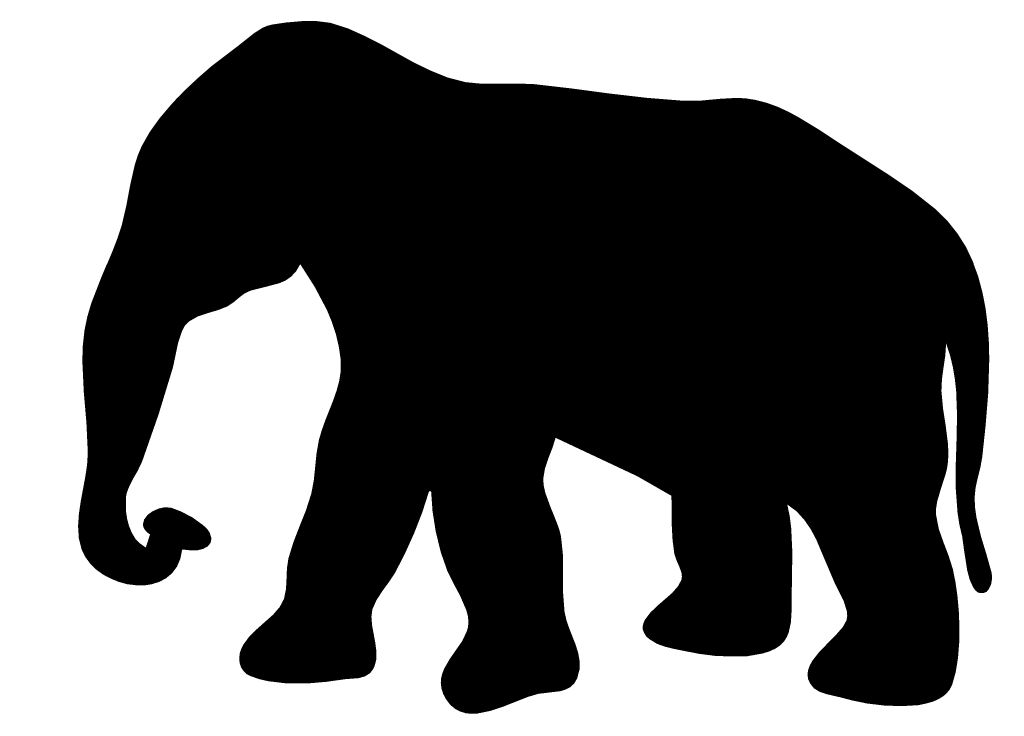
%> input picture elephant.jpg, 1024 x 736 px
$ octave genOutline.m   (GNU Octave 9; MATLAB toolbox functions it lacks are replaced by stand-ins)
%> lines starting %> are read from the running program, lines starting %| are printed output that depends on the picture; in (x1, y1, x2, y2) boxes, pixels count from 0 and x2, y2 are one past the last pixel; in counts of white or black regions, pixels touching at a corner belong together; the program's own positions count from 1
### CornerDet.m
function C = CornerDet(X)
% CornerDet detects corners of traced outlines using the SAM04 algorithm.
% The outline is assumed to constitute a discrete closed curve where each
% point is included just once.
%
%
% INPUT: X (A traced outline forming a discrete closed curve)
%
% OUTPUT: C (The indices of X that consitute corner points)
%

    n = length(X);

    % Sets the parameters of the algorithm. Increasing D and R will give the
    % same number of corners or fewer corners.
    L = 80; % Controls the scale at which corners are measured.
    R = 30; % Controls how close corners can appear.
    D = 14; % The lower bound for the corner metric. Corner candidates with
            % lower metric than this are rejected.


    % Finds corner candidates
    d = zeros(1,n);
    for i = 1:n
        if i+L <= n
            k = i+L;
            index = i+1:k-1;
        else
            k = i+L-n;
            index = [i+1:n,1:k-1];
        end

        M = X(:,k)-X(:,i);

        if M(1) == 0
            dCand = abs(X(1,index)-X(1,i));
        else
            m = M(2)/M(1);
            dCand = abs(X(2,index)-m*X(1,index)+m*X(1,i)-X(2,i))/sqrt(m^2+1);
        end

        [Y,I] = max(dCand);
        if Y > d(index(I))
            d(index(I)) = Y;
        end
    end

    % Rejects candidates which do not meet the lower metric bound D.
    index = d < D;
    d(index) = 0;
    C = 1:n;
    index = ~logical(index);
    C = C(index);


    % Rejects corners that are too close to a corner with larger metric.
    l = length(C);
    j = 1;
    while j < l
        if abs(C(j)-C(j+1)) <= R
            if d(C(j)) > d(C(j+1))
                C = C([1:j,j+2:l]);
            else
                C = C([1:j-1,j+1:l]);
            end
            l = l-1;
        else
            j = j+1;
        end
    end

    if l > 1 && abs(C(1)+n-C(end)) <=R
        if d(C(end)) > d(C(1))
            C = C(2:end);
        else
            C = C(1:end-1);
        end
    end
end

### genOutline.m
% The script genOutline generates a traced outline of a bitmap image.
% The image is assumed to consist of a single object whose outline is
% desired.

I = imread('elephant.jpg'); % Read the image file. image(I) displays the image.
%> I: size 736x1024 uint8; min 0, max 247, mean 112.2

BW = im2bw(I); % Converts the image to a black and white image. Can display
%> BW: size 736x1024 logical; 45.4% white; 1 white region, box (x1, y1, x2, y2) and area: (0, 0, 1024, 736) 342418
               % the image using imshow(BW);

BW = ~BW; % Switches black and white. Skip if your image has a black background.
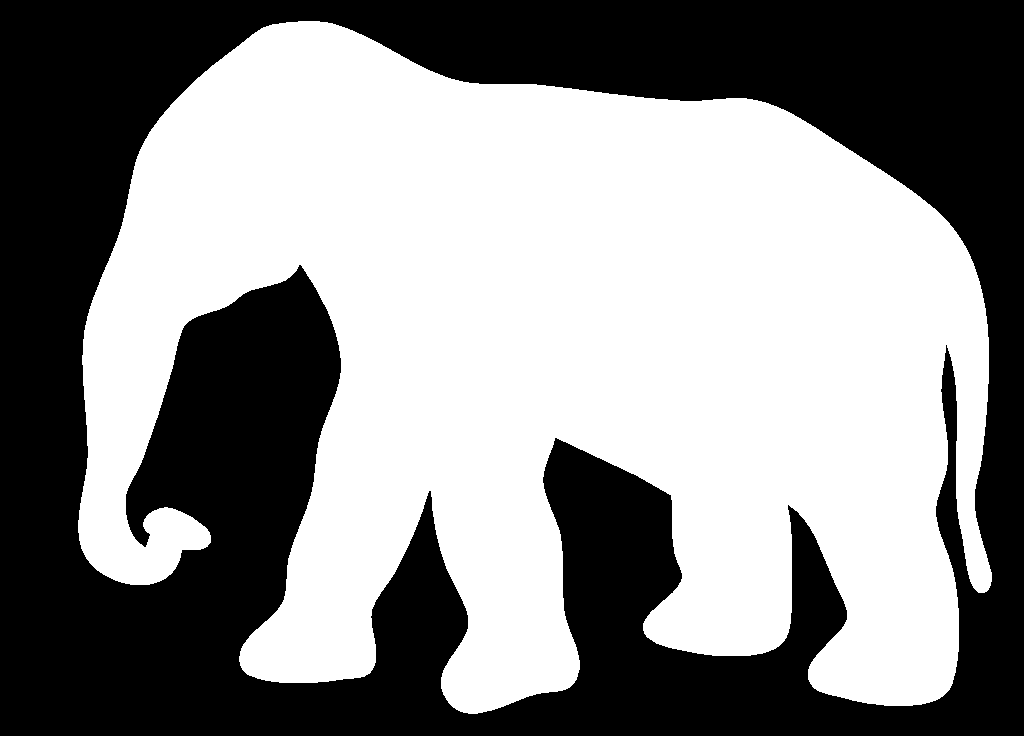
%> BW: size 736x1024 logical; 54.6% white; 1 black region, box (x1, y1, x2, y2) and area: (0, 0, 1024, 736) 342418

BW = imfill(BW,'holes'); % Fills any holes in the image.

BW1 = bwperim(BW); % Detects the perimeter/outline of the image.
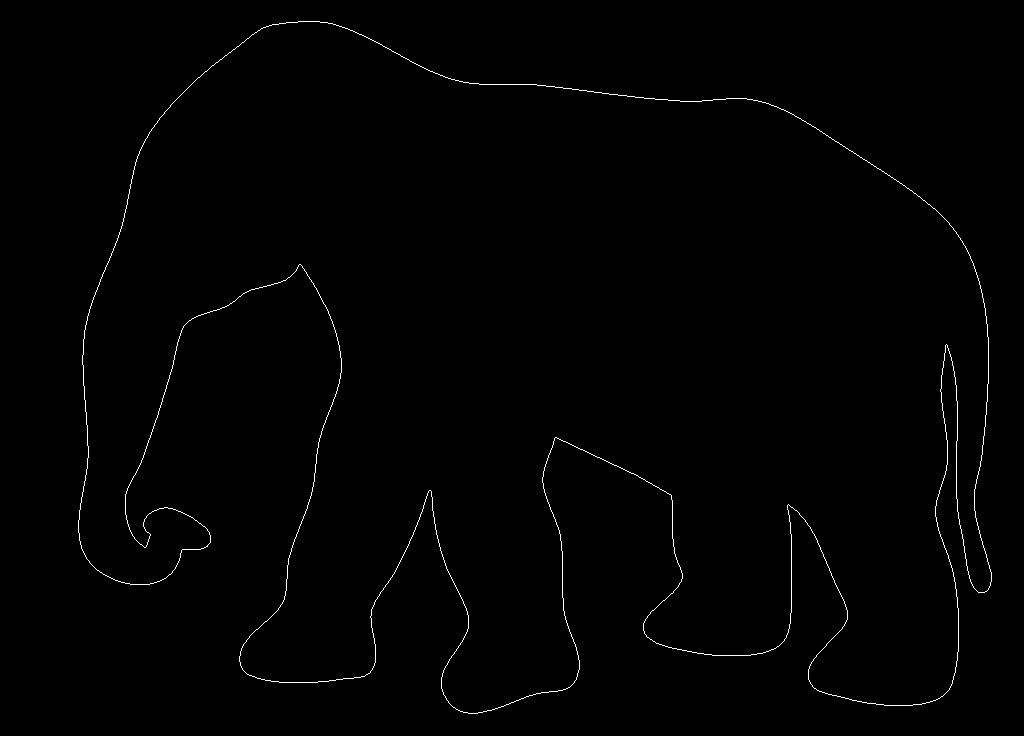
%> BW1: size 736x1024 logical; 0.66% white in thin lines or dots, all inside (x1, y1, x2, y2) = (78, 21, 992, 714)

[I,J] = find(BW1,1,'first'); % Finds the starting point for the tracing algorithm.
%> I = 521; J = 79

X = bwtraceboundary(BW1,[I,J],'W')'; % Traces the image clockwise.

% Transform from row and column coordinates to traditional x and y;
X = [X(2,:);-X(1,:)];
m = min(X(2,:));
%> m = -714
X(2,:) = X(2,:) - m;


% Check if the outline is a closed discrete curve.
if norm(X(:,1)-X(:,end),inf) < eps
    X = X(:,1:end-1); % Remove the last point so every point is included
                      % just once.
else
    error('The outline is not a closed discrete curve');
end


s = 2; % Smoothing parameter. Higher value results in more smoothing.

% Smooths the outline.
Xc = X;
for i = 1:s
X = X + Xc(:,[1+i:end,1:i]);
X = X + Xc(:,[end-(i-1):end,1:end-i]);
end
X = X/(2*s+1);

% Finds the corner indices of the image. It may be necessary to adjust the
% parameters of the algorithm to get a satisfactory result.
C = CornerDet(X);
%> in CornerDet, `n = length(X);`: n = 4945
%> the loop in CornerDet, `for i = 1:n` made 4945 passes
%> (M, m, Y, I) on passes 1 to 12: ([8.6; 80], 9.3, 2.78, 54), ([8.4; 80], 9.52, 2.82, 53), ([8.2; 80], 9.76, 2.86, 52), ([8; 80], 10, 2.89, 51), ([8; 80], 10, 2.99, 50), ([8; 80], 10, 3.08, 49), ([8; 80], 10, 3.18, 48), ([8; 80], 10, 3.28, 47), ([8; 80], 10, 3.38, 46), ([7.8; 80], 10.26, 3.4, 45), ([7.6; 80], 10.53, 3.4, 44), ([7.4; 80], 10.81, 3.41, 43)
%> (M, Y, I) on pass 41: ([0; 80], 3.4, 25)
%> after the loop in CornerDet, `for i = 1:n`: d = 4945 values, max 40.78 at index 2486, min 0 at index 1, mean 1.33; dCand = 79 values, max 2.73 at index 55, min 0.00994 at index 11, mean 1.31; index = 79 values from 1 to 79; k = 80; m = 9.09
%> in CornerDet, `index = d < D;`: index = 4945 logical values, 4733 true
%> in CornerDet, `C = 1:n;`: C = 4945 values from 1 to 4945
%> in CornerDet, `index = ~logical(index);`: index = 4945 logical values, 212 true
%> in CornerDet, `C = C(index);`: C = 212 values from 1546 to 4920
%> in CornerDet, `l = length(C);`: l = 212
%> the loop in CornerDet, `while j < l` made 211 passes
%> l on passes 1 to 12: 211, 210, 209, 208, 207, 206, 205, 204, 203, 202, 201, 200
%> after the loop in CornerDet, `while j < l`: C = 26 values from 1565 to 4908; j = 26
%> C = 26 values from 1565 to 4908


% Plots the discrete curve.
plot(X(1,[1:end,1]),X(2,[1:end,1]),'k-','LineWidth',1);
axis equal;

% Overlays the found corner points.
hold on;
plot(X(1,C),X(2,C),'r*','MarkerSize',8);
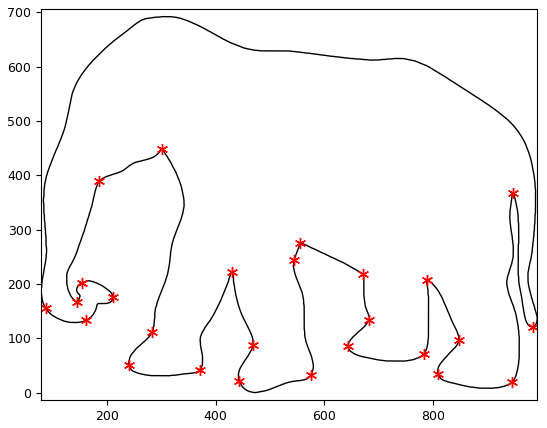
%> figure redrawn from the program's plot data
hold off;

$ run again, with butterfly.jpg copied over elephant.jpg
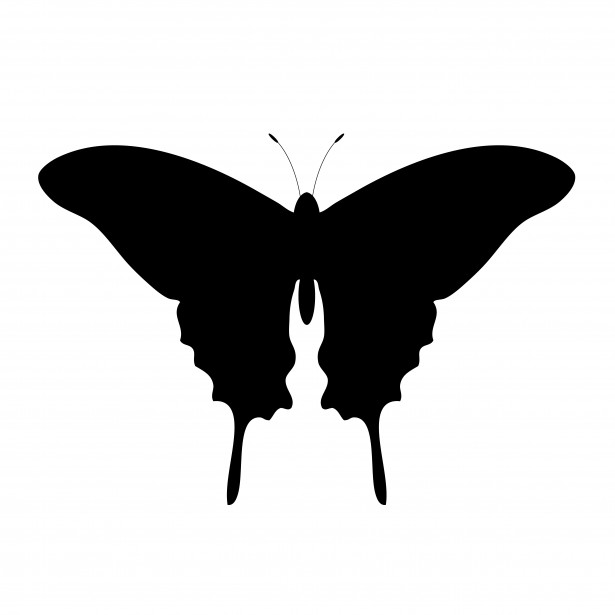
%> input picture butterfly.jpg, 615 x 615 px
%> I is the input picture: size 615x615x3 uint8; min 0, max 255, mean 200.7
%> `BW = ~BW;`:
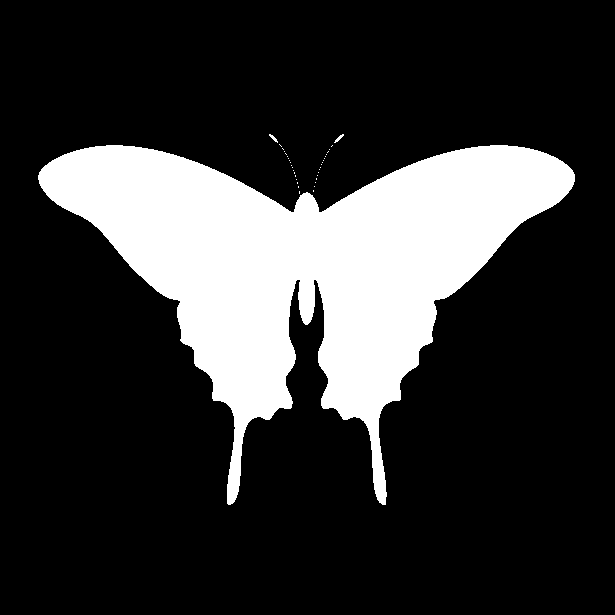
%> BW: size 615x615 logical; 21.1% white; 37 white regions (34 under 20 px), largest, box (x1, y1, x2, y2) and area: (38, 145, 575, 505) 79852, (334, 134, 344, 143) 31, (269, 134, 278, 143) 29
%> BW1: size 615x615 logical; 0.53% white in thin lines or dots, all inside (x1, y1, x2, y2) = (38, 134, 575, 505)
%> `[I,J] = find(BW1,1,'first');`: I = 176; J = 39
%> `X = bwtraceboundary(BW1,[I,J],'W')';`: X = 1935 columns, first 8: [176 175 174 173 172 171 170 169; 39 40 40 40 41 42 42 43]
%> `X = [X(2,:);-X(1,:)];`: X = 1935 columns, first 8: [39 40 40 40 41 42 42 43; -176 -175 -174 -173 -172 -171 -170 -169]
%> `m = min(X(2,:));`: m = -505
%> `X = X(:,1:end-1);`: X = 1934 columns, first 8: [39 40 40 40 41 42 42 43; 329 330 331 332 333 334 335 336]
%> Xc has the same summary as X
%> after the loop `for i = 1:s`: X = 1934 columns, first 8: [197 198 200 203 205 208 212 216; 1645 1650 1655 1660 1665 1670 1675 1680]
%> `X = X/(2*s+1);`: X = 1934 columns, first 8: [39.4 39.6 40 40.6 41 41.6 42.4 43.2; 329 330 331 332 333 334 335 336]
%> n = 1934
%> the loop in CornerDet, `for i = 1:n` made 1934 passes
%> (M, m, Y, I) on passes 1 to 8: ([76.6; 30], 0.392, 9.86, 31), ([77.4; 29], 0.375, 9.49, 30), ([78; 28], 0.359, 9.14, 29), ([78.4; 27], 0.344, 8.8, 28), ([79; 26], 0.329, 8.44, 36), ([79.4; 25], 0.315, 8.17, 35), ([79.6; 23.8], 0.299, 8, 34), ([79.8; 22.6], 0.283, 7.8, 33)
%> after the loop in CornerDet, `for i = 1:n`: d = 1934 values, max 38.82 at index 1202, min 0 at index 1, mean 1.6; dCand = 79 values, max 10.24 at index 28, min 0.379 at index 79, mean 6.92; index = 79 values from 1 to 79; k = 80; m = 0.409
%> in CornerDet, `index = d < D;`: index = 1934 logical values, 1841 true
%> in CornerDet, `C = 1:n;`: C = 1934 values from 1 to 1934
%> in CornerDet, `index = ~logical(index);`: index = 1934 logical values, 93 true
%> in CornerDet, `C = C(index);`: C = 93 values from 2 to 1933
%> in CornerDet, `l = length(C);`: l = 93
%> the loop in CornerDet, `while j < l` made 92 passes
%> l on passes 1, 2, 3, 4, 5, 6, 7, 9: 92, 91, 90, 89, 88, 87, 86, 85
%> after the loop in CornerDet, `while j < l`: C = 18 values from 2 to 1933; j = 18
%> in CornerDet, `C = C(2:end);`: C = 17 values from 257 to 1933
%> `plot(X(1,C),X(2,C),'r*','MarkerSize',8);`:
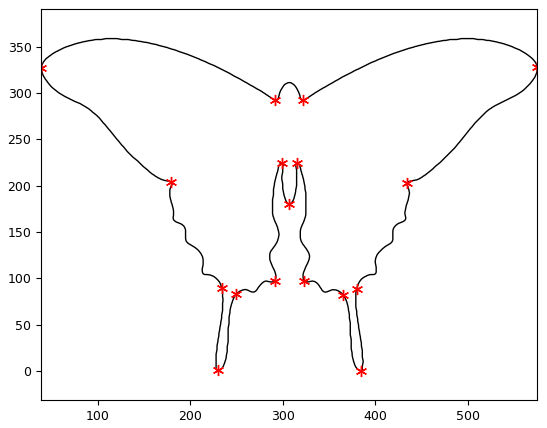
%> figure redrawn from the program's plot data
